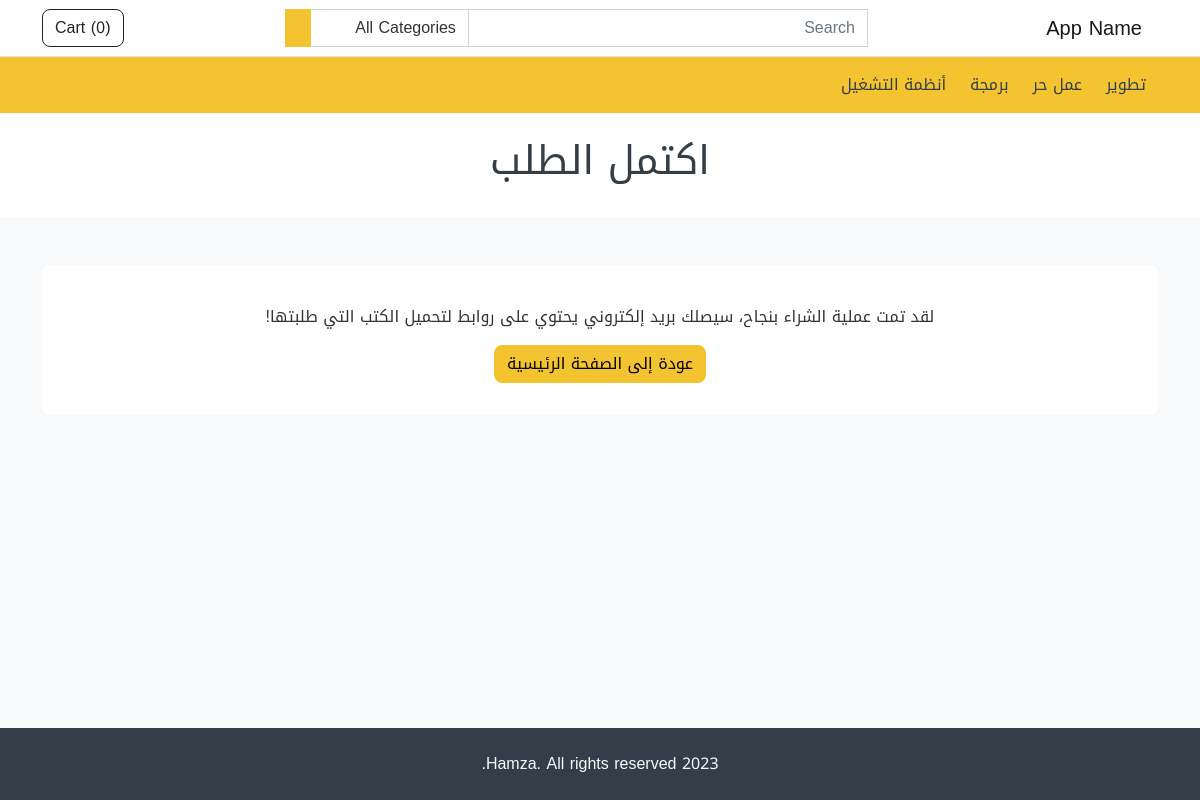
The page /checkout/complete on the database its author committed.
### store/models.py (models this page shows, shortened)
class Category(models.Model):
    name = models.CharField(max_length=255, unique=True)
    featured = models.BooleanField(default=False)
    order = models.IntegerField(default=1)
    created_at = models.DateTimeField(auto_now_add=True)
    updated_at = models.DateTimeField(auto_now=True)

### store/views.py (the view)
# urls.py: path('checkout/complete', views.checkout_complete, name='store.checkout_complete'),
def checkout_complete(request):
    return render(
        request, 'checkout-complete.html'
    )

### store/custom_context_processor.py (called while the page is built)
def store_website(request):
    categories = Category.objects.order_by('order')
    cart = Cart.objects.filter(session=request.session.session_key).last()
    cart_total = 0
    cart_products = []
    if cart:
        cart_products = Product.objects.filter(pk__in=cart.items)
        for item in cart_products:
            cart_total += item.price
    return {
        'categories': categories,
        'cart_products': cart_products,
        'cart_total': cart_total,
    }

### store/templates/checkout-complete.html (shortened to what this page needs)
{% extends 'base.html' %}
{% block content %}
    <div class="bg-white py-4">
    <h1 class="text-center text-secondary">اكتمل الطلب</h1>
    </div>
    <div class="container my-5">
    <div class="card">
        <div class="card-body">
        <p class="text-center mt-4">
            لقد تمت عملية الشراء بنجاح، سيصلك بريد إلكتروني يحتوي على روابط
            لتحميل الكتب التي طلبتها!
        </p>
        <p class="text-center">
            <a href="/" class="btn btn-primary">عودة إلى الصفحة الرئيسية</a>
        </p>
        </div>
    </div>
    </div>
{% endblock %}

### store/templates/partials/header.html (shortened to what this page needs)
{% load i18n %}
<nav class="navbar navbar-expand-lg navbar-light bg-white border-bottom">
    <div class="container">
      <a class="navbar-brand" href="/">
        {% translate 'App Name' %}
      </a>
      <div
        class="collapse navbar-collapse mt-2 mt-lg-0"
        id="navbarSupportedContent"
      >
        {% include 'partials/header_search.html' %}
        <ul class="navbar-nav my-2 my-lg-0">
          <li class="nav-item">
            <a href="{% url 'store.cart' %}" class="btn btn-outline-dark" type="button">
                {% translate 'Cart' %} (<span id="cart-items-count">{{ cart_products|length }}</span>)
            </a>
          </li>
        </ul>
      </div>
    </div>
  </nav>
  <nav class="navbar navbar-expand-lg navbar-light bg-primary">
    <div class="container">
      <div class="collapse navbar-collapse mt-2 mt-lg-0" id="navbarSupportedContent">
        <ul class="navbar-nav my-2 my-lg-0">
          {% for category in categories %}
            <li class="nav-item">
              <a class="nav-link mx-1" href="{% url 'store.category' category.id %}" role="button">
                {{ category.name }}
              </a>
            </li>
          {% endfor %}
        </ul>
      </div>
    </div>
  </nav>

### rows shown on the page
Category: name "تطوير"
Category: name "عمل حر"
Category: name "برمجة"
Category: name "أنظمة التشغيل"

### other values the page prints
{{ cart_products|length }} "0"
